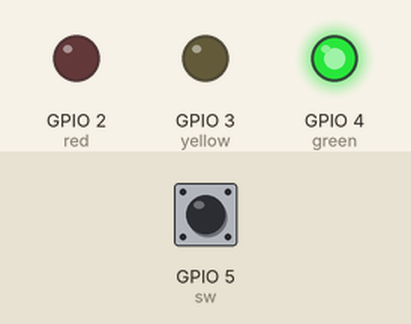
Simulated run of this program. Board: Raspberry Pi (BCM pin numbers). Shown: output pins drawn as LEDs (lit = HIGH). Inputs (shaded band) come from the test bench; at power-on: GPIO 5 (sw) LOW.

Above: at 1.2 s.
1.3 s: GPIO 5 (sw) pulled HIGH for 0.15 s
At 2.9 s:
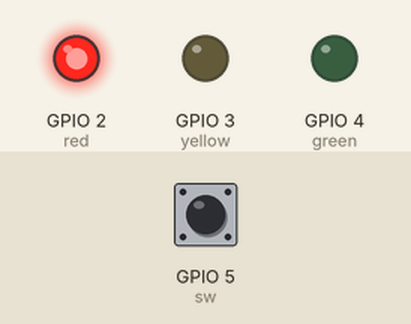
4.4 s: GPIO 5 (sw) pulled HIGH for 3.2 s
At 6.4 s:
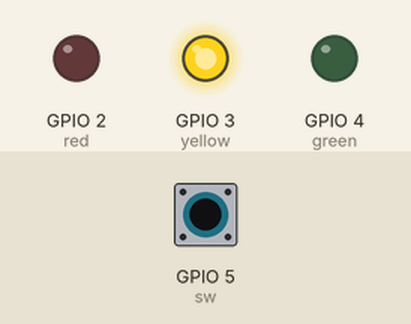
10.6 s: GPIO 5 (sw) pulled HIGH for 1 s
At 12.9 s:
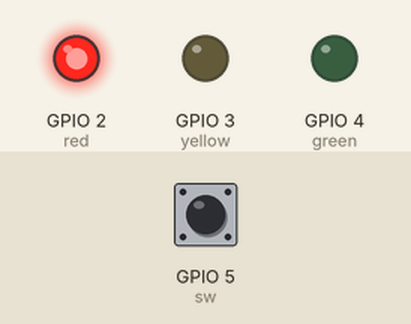
Timing chart, 0 to 17.8 s (numbered marks = the images above; inputs shaded):
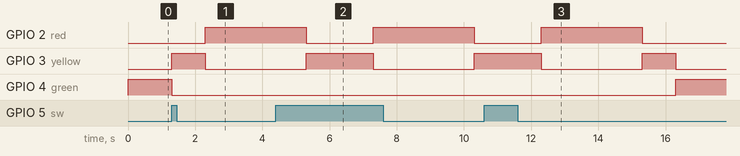

Measured:
- after the input at 1.3 s, GPIO 2 (red): LOW → HIGH after 1.0 s; GPIO 3 (yellow): LOW → HIGH at once, → LOW 1.0 s later; GPIO 4 (green): HIGH → LOW at once
- after the input at 4.4 s, GPIO 4 (green): stays LOW (without the input it goes to HIGH after 1.9 s)
- after the input at 10.6 s, GPIO 2 (red): LOW → HIGH after 1.7 s, → LOW 3.0 s later; GPIO 3 (yellow): HIGH → LOW after 1.7 s instead of 0.70 s; GPIO 4 (green): LOW → HIGH after 5.7 s instead of 0.70 s

The program:

Pedestrian_crossing.py
```python
import RPi.GPIO as gpio
from time import sleep

gpio.setmode(gpio.BCM)
red=2
yellow=3
green=4
sw=5

gpio.setup(red,gpio.OUT)
gpio.setup(yellow,gpio.OUT)
gpio.setup(green,gpio.OUT)
gpio.setup(sw,gpio.IN)

while True:
    if(gpio.input(sw)==1):
        gpio.output(red,gpio.LOW)
        gpio.output(green,gpio.LOW)
        gpio.output(yellow,gpio.HIGH)
        sleep(1)
        gpio.output(red,gpio.HIGH)
        gpio.output(green,gpio.LOW)
        gpio.output(yellow,gpio.LOW)
        sleep(3)
        gpio.output(red,gpio.LOW)
        gpio.output(green,gpio.LOW)
        gpio.output(yellow,gpio.HIGH)
        sleep(1)

    else:
        gpio.output(red,gpio.LOW)
        gpio.output(green,gpio.HIGH)
        gpio.output(yellow,gpio.LOW)
```
